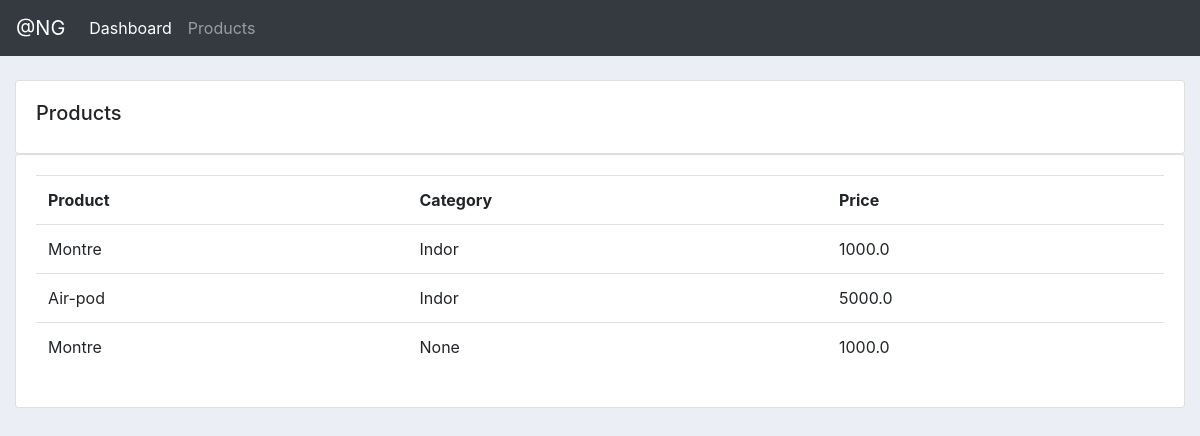
Screenshot of /products/ with the database file from the repository.
### account/models.py (models this page shows, shortened)
class Product(models.Model):
    CATEGORY = (
        ("Indor", "Indor"),
        ("Out Dor", "Out Door")
    )
    name = models.CharField(max_length = 150, null=True)
    price = models.FloatField(null=True)
    category = models.CharField(max_length = 150, null=True , choices=CATEGORY)
    description = models.CharField(max_length = 150, null=True)
    date_created = models.DateTimeField(auto_now_add=True, null=True)

### account/views.py (the view)
# urls.py: path("products/", views.products, name="products"),
def products(request):
     products = Product.objects.all()
     return render(request, 'account/products.html', {"products":products})

### account/templates/account/products.html
{% extends "account/base.html" %}
{% block content %}
    <br>
    <div class="row">
    <div class="col-md">
        <div class="card card-body">
            <h5>Products</h5>
        </div>
        <div class="card card-body">
            <table class="table">
                <tr>
                    <th>Product</th>
                    <th>Category</th>
                    <th>Price</th>
                </tr>
                {% for product in products  %}
                    <tr>
                        <td>{{ product.name }}</td>
                        <td>{{ product.category }}</td>
                        <td>{{ product.price }}</td>
                    </tr>
                {% endfor %}
            </table>
        </div>
    </div>
    </div>
{% endblock content %}

### account/static/css/main.css (style rules this page uses)
body { background-color: #ebeff5; }

### rows the page displays
Product: name "Montre", category "Indor", price "1000.0"
Product: name "Air-pod", category "Indor", price "5000.0"
Product: name "Montre", category "None", price "1000.0"
